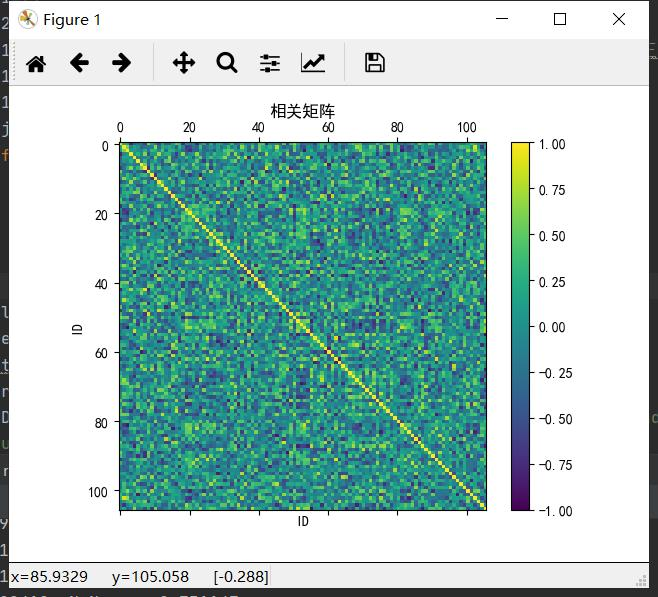

Here is the Python script that generated this plot:
import numpy as np
from matplotlib import pyplot as plt
import math
def table(data):
    newtable = np.zeros((106, 106), dtype=float)
    list0 = []
    mean = []
    var=[]
    for i in range(106):
        templist = []
        tempsum = 0
        for j in data:
            templist.append(data[j][i])
        for k in templist:#求每一行的总和
            if math.isnan(k):
                continue
            tempsum += k
        tempsum = tempsum / 11#求每行的均值
        mean.append(tempsum)#均值放入mean
        list0.append(templist)#把每一行的值放入list0
        difference=0#差值
        for j in range(11):#对每一列
            if math.isnan(list0[i][j]):
                continue
            difference+=(list0[i][j]-mean[i])**2#每列（每个值-平均值）**2
        var.append((difference/11))#除以11得到方差
    for i in range(106):#对x行
        for j in range(106):#对y列
            EXY = 0
            for k in range(11):#对数值内部的k列
                judge = 0
                if math.isnan(list0[i][k]):
                    judge += 1
                    continue
                EXY += list0[i][k] * list0[j][k]#求得鸡和
            EXY = EXY / 11#求得EXY
            COV = EXY - (mean[i]) * (mean[j])#求得COV
            newtable[i][j] = COV
    for i in range(106):
        for j in range(106):
            newtable[i][j]=newtable[i][j]/((var[i]*var[j])**(1/2))
    return newtable
def paint(correlation_matrix):
    plt.rcParams['font.sans-serif'] = ['SimHei']  # 用来正常显示中文标签
    plt.rcParams['axes.unicode_minus'] = False  # 用来正常显示负号
    fig = plt.figure()  # 调用figure创建一个绘图对象
    ax = fig.add_subplot(111)
    cax = ax.matshow(correlation_matrix, vmin=-1, vmax=1)  # 绘制热力图，从-1到1
    fig.colorbar(cax)  # 将matshow生成热力图设置为颜色渐变条
    ax.set_title("相关矩阵")
    ax.set_xlabel("ID")
    ax.set_ylabel("ID")
    plt.savefig('C:/Users/羊小猪/PycharmProjects/testpython')
    plt.show()
def ques4(data):
    a=table(data)
    paint(a)
    return a
